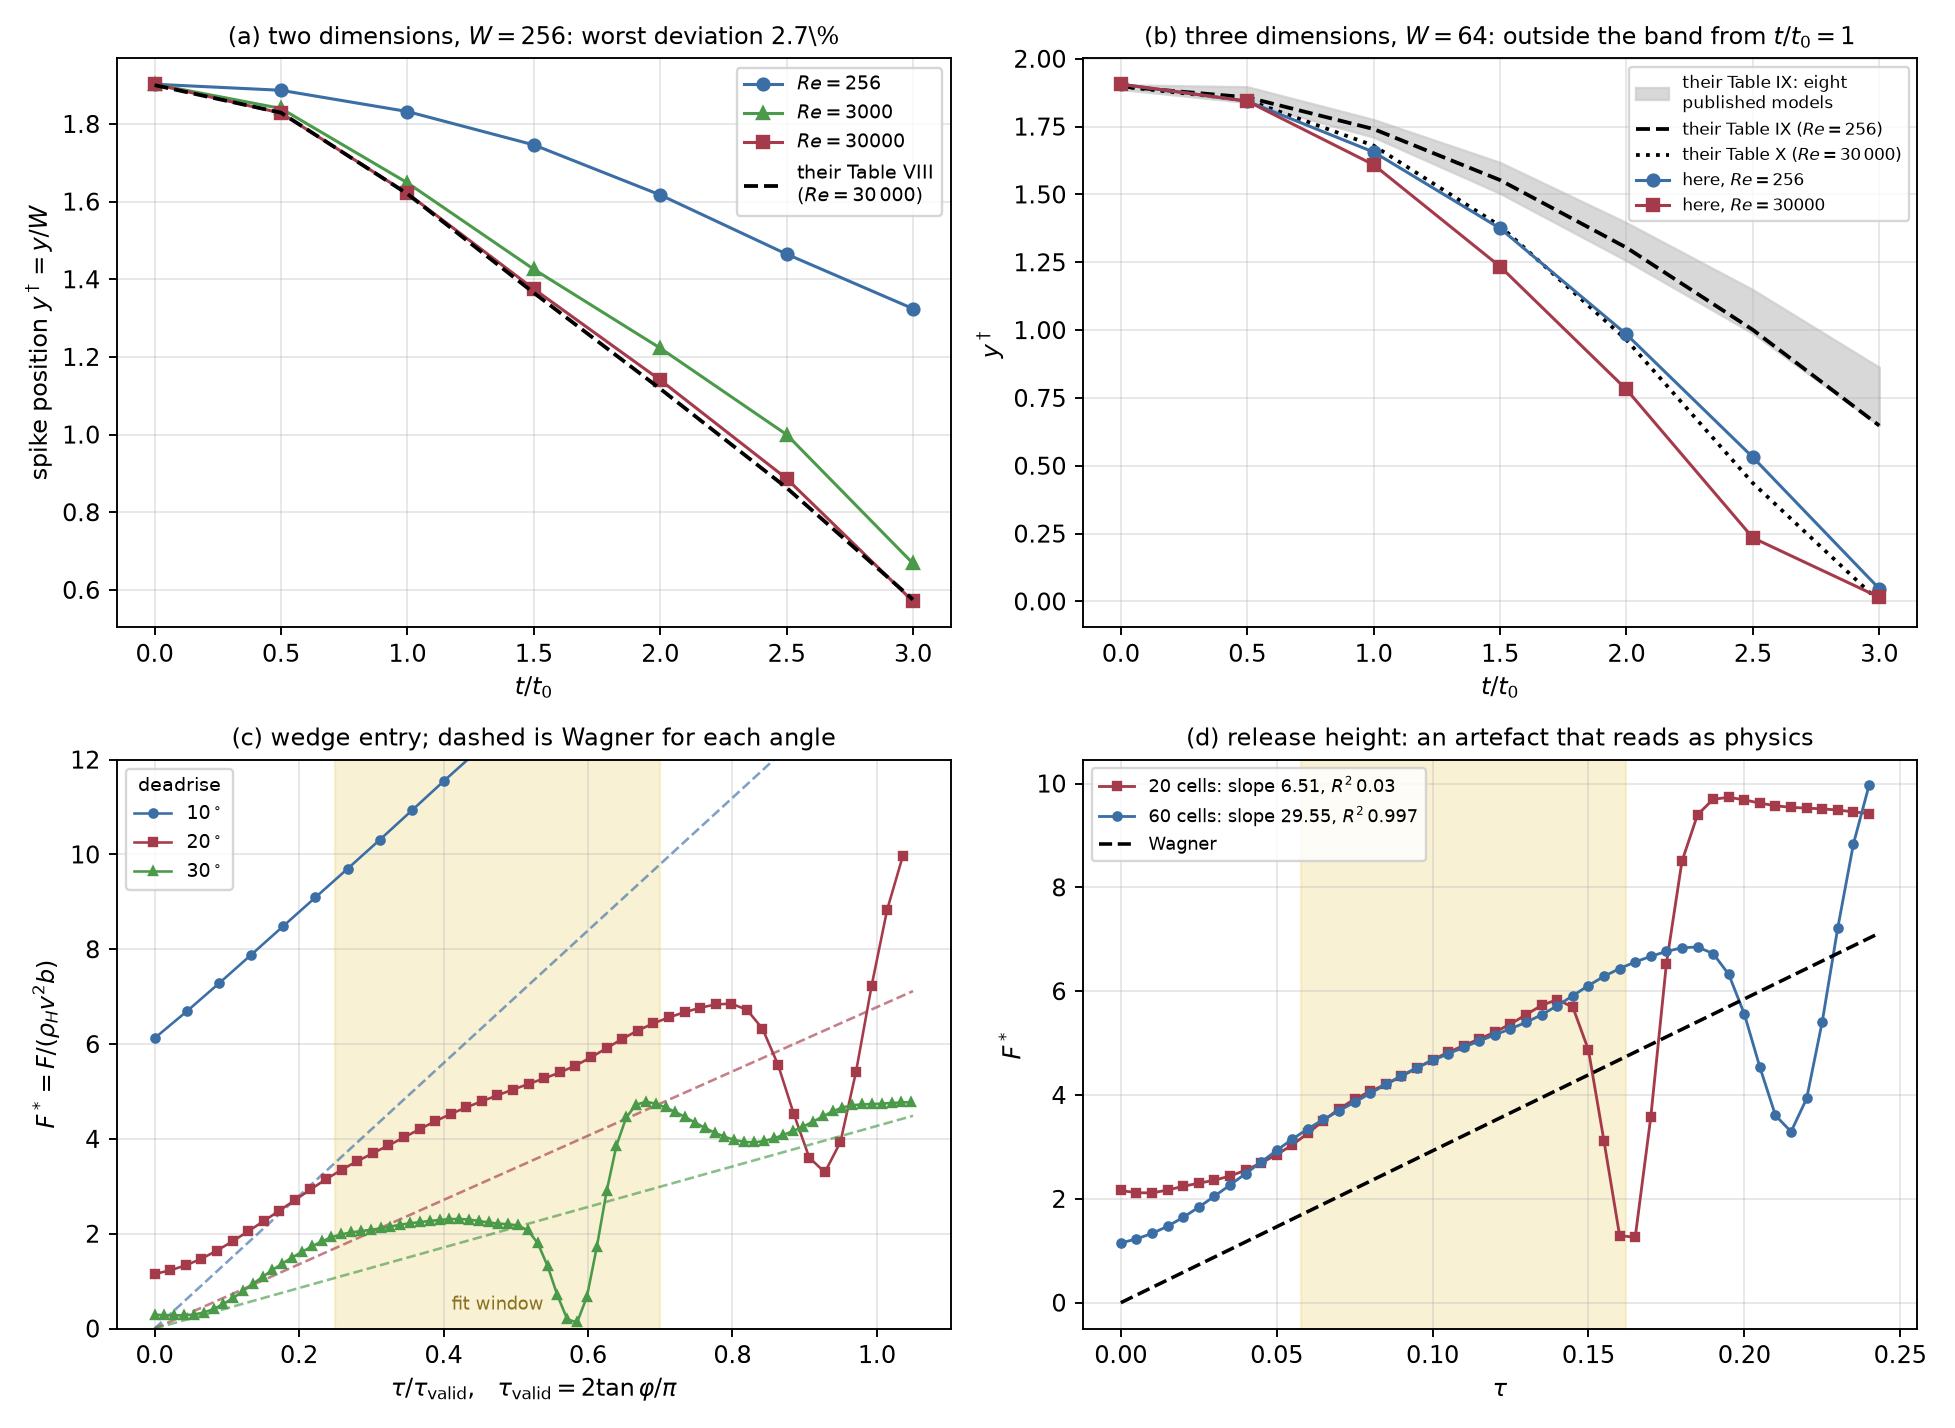

Here is the Python script that generated this plot:
#!/usr/bin/env python3
# NOTE ON DEPENDENCIES. Needs numpy and matplotlib; the SYSTEM python on the
# development machine has neither. A throwaway venv is enough:
#     python3 -m venv /tmp/v3 && /tmp/v3/bin/pip install numpy matplotlib
#     /tmp/v3/bin/python doc/fig/enan_rt_wedge.py fig/enan_rt_wedge.png
"""Rayleigh-Taylor and wedge entry against De Rosis & Enan Sec. III.G-III.I.

Top left     the 2-D spike trajectory at three Reynolds numbers against their
             Table VIII. This is the pass.
Top right    the two 3-D cases against their Tables IX and X, with the band
             their Table IX collects from eight published models. This is the
             failure, and the band is drawn so that being outside it is visible
             rather than asserted.
Bottom left  wedge entry: F* against tau at three deadrise angles, with
             Wagner's straight line for each and the fit window shaded. Wagner
             is asymptotic in small phi, so the lines should be approached from
             either side as phi falls, not matched exactly.
Bottom right the drop-height artefact. Same impact, same window; released 20
             cells above the surface the force collapses mid-window because the
             pulse from the impulsive release comes back around the periodic
             domain, and at 60 cells it does not.

Reads results/L_enan/enan_rt.dat and results/M_wedge/wedge_phi*.dat, plus the
two drop-height series recorded in enan_wedge.cpp's banner.
"""
import glob, os, re, sys
import numpy as np
import matplotlib
matplotlib.use("Agg")
import matplotlib.pyplot as plt

OUT = sys.argv[1] if len(sys.argv) > 1 else "enan_rt_wedge.png"
TSTAR = np.array([0.0, 0.5, 1.0, 1.5, 2.0, 2.5, 3.0])
RT_COLS = ("dim W Re At Ca Pe xi nu tau sigma M t_ref steps finite "
           "y0 y05 y1 y15 y2 y25 y3").split()
YS = ["y0", "y05", "y1", "y15", "y2", "y25", "y3"]

T8   = [1.900, 1.829, 1.620, 1.365, 1.118, 0.863, 0.575]
T9   = [1.898, 1.858, 1.741, 1.553, 1.304, 1.001, 0.648]
T10  = [1.898, 1.848, 1.680, 1.384, 0.964, 0.436, 0.000]
T9LO = [1.887, 1.839, 1.711, 1.504, 1.256, 0.988, 0.648]
T9HI = [1.904, 1.897, 1.776, 1.618, 1.396, 1.149, 0.863]

rt = {}
for line in open("results/L_enan/enan_rt.dat"):
    if line.startswith("#") or not line.strip():
        continue
    r = dict(zip(RT_COLS, line.split()))
    rt[(r["dim"], float(r["W"]), float(r["Re"]), float(r["Ca"]))] = \
        [float(r[y]) for y in YS]

fig, ax = plt.subplots(2, 2, figsize=(11.5, 8.4))

# ---- (a) 2-D ---------------------------------------------------------------
a = ax[0, 0]
for re, col, mk in ((256.0, "#3b6ea5", "o"), (3000.0, "#4a9a4a", "^"),
                    (30000.0, "#a53b4a", "s")):
    y = rt.get(("2", 256.0, re, 0.26))
    if y:
        a.plot(TSTAR, y, mk + "-", color=col, ms=5, lw=1.3,
               label=f"$Re={re:g}$")
a.plot(TSTAR, T8, "k--", lw=1.6, label="their Table VIII\n($Re=30\\,000$)")
a.set_xlabel(r"$t/t_0$"); a.set_ylabel(r"spike position $y^\dagger = y/W$")
a.set_title("(a) two dimensions, $W=256$: worst deviation 2.7 per cent", fontsize=10)
a.legend(fontsize=8); a.grid(alpha=0.3)

# ---- (b) 3-D, with the eight-model band -----------------------------------
a = ax[0, 1]
a.fill_between(TSTAR, T9LO, T9HI, color="#cccccc", alpha=0.75,
               label="their Table IX: eight\npublished models")
a.plot(TSTAR, T9,  "k--", lw=1.6, label="their Table IX ($Re=256$)")
a.plot(TSTAR, T10, "k:",  lw=1.6, label="their Table X ($Re=30\\,000$)")
for re, col, mk in ((256.0, "#3b6ea5", "o"), (30000.0, "#a53b4a", "s")):
    y = rt.get(("3", 64.0, re, 960.0))
    if y:
        a.plot(TSTAR, y, mk + "-", color=col, ms=5, lw=1.3,
               label=f"here, $Re={re:g}$")
a.set_xlabel(r"$t/t_0$"); a.set_ylabel(r"$y^\dagger$")
a.set_title("(b) three dimensions, $W=64$: outside the band from $t/t_0=1$",
            fontsize=10)
a.legend(fontsize=7); a.grid(alpha=0.3)

# ---- (c) wedge, F* against tau -------------------------------------------
a = ax[1, 0]
for deg, col, mk in ((10, "#3b6ea5", "o"), (20, "#a53b4a", "s"),
                     (30, "#4a9a4a", "^")):
    f = f"results/M_wedge/wedge_phi{deg}_ratio100.dat"
    if not os.path.exists(f):
        continue
    d = np.loadtxt(f)
    tv = 2.0 * np.tan(np.radians(deg)) / np.pi
    wag = np.pi ** 3 / (8.0 * np.tan(np.radians(deg)) ** 2)
    keep = d[:, 0] <= 1.05 * tv
    a.plot(d[keep, 0] / tv, d[keep, 1], mk + "-", color=col, ms=3.5, lw=1.1,
           label=f"${deg}^\\circ$")
    t = np.linspace(0, 1.05, 20)
    a.plot(t, wag * t * tv, "--", color=col, lw=1.1, alpha=0.65)
a.axvspan(0.25, 0.70, color="#f0e0a0", alpha=0.45, zorder=0)
a.text(0.475, 0.4, "fit window", fontsize=7.5, ha="center", color="#8a7020")
a.set_xlabel(r"$\tau/\tau_{\rm valid}$,   $\tau_{\rm valid}=2\tan\varphi/\pi$")
a.set_ylabel(r"$F^* = F/(\rho_H v^2 b)$")
a.set_title("(c) wedge entry; dashed is Wagner for each angle", fontsize=10)
a.legend(fontsize=8, title="deadrise", title_fontsize=8); a.grid(alpha=0.3)
a.set_ylim(0, 12)

# ---- (d) the drop-height artefact ----------------------------------------
# Recorded in enan_wedge.cpp's banner: same impact, only the release height
# differs, and the short drop leaves the startup pulse inside the fit window.
a = ax[1, 1]
tv20 = 2.0 * np.tan(np.radians(20.0)) / np.pi
for D, col, mk, lab in ((20, "#a53b4a", "s", "20 cells: slope $6.51$, $R^2\\,0.03$"),
                        (60, "#3b6ea5", "o", "60 cells: slope $29.55$, $R^2\\,0.997$")):
    f = f"/private/tmp/claude-501/-Users-alessandroderosis-Desktop-M3LB/0161c0d6-6071-4b55-b22c-a6315ebb30db/scratchpad/runs/wedge_drop{D}.dat"
    if not os.path.exists(f):
        continue
    d = np.loadtxt(f)
    keep = d[:, 0] <= 1.05 * tv20
    a.plot(d[keep, 0], d[keep, 1], mk + "-", color=col, ms=3.5, lw=1.2, label=lab)
wag20 = np.pi ** 3 / (8.0 * np.tan(np.radians(20.0)) ** 2)
t = np.linspace(0, 1.05 * tv20, 20)
a.plot(t, wag20 * t, "k--", lw=1.5, label="Wagner")
a.axvspan(0.25 * tv20, 0.70 * tv20, color="#f0e0a0", alpha=0.45, zorder=0)
a.set_xlabel(r"$\tau$"); a.set_ylabel(r"$F^*$")
a.set_title("(d) release height: an artefact that reads as physics", fontsize=10)
a.legend(fontsize=7.5); a.grid(alpha=0.3)

fig.tight_layout()
fig.savefig(OUT, dpi=170)
print("wrote", OUT)
